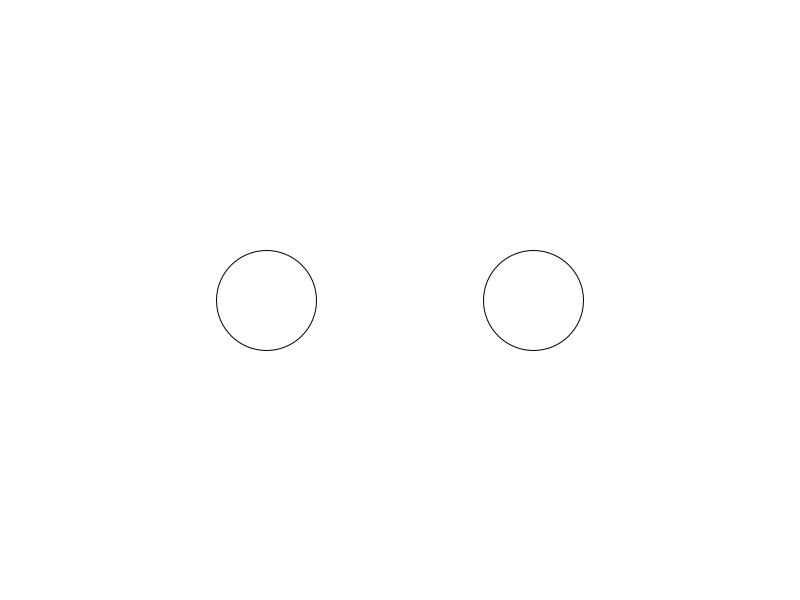
Frame 1 (no input)
Frame 60 (the mouse pressed at the canvas centre just before this capture): identical to frame 1, image omitted
Frame 120 (the mouse held since frame 60 and released just before this capture): identical to frame 1, image omitted

The Processing sketch that drew this single still picture (run headless with seeded random() and noise(); from frame 60 on, the mouse is pressed at the canvas centre):

// Processing sketch: ans8_6_3
// ── ans8_6_3.pde
int x1;
int x2;
int y;
int d = 100;

void setup() {
  size(800, 600);
  x1 = width/3;
  x2 = width*2/3;
  y = height/2;
}

void draw() {
  background(255);
  fill(255);
  if (dist(x1, y, mouseX, mouseY) < d/2) {
    fill(255, 255, 0);
  } 
  ellipse(x1, y, d, d);
  
  fill(255);
  if (dist(x2, y, mouseX, mouseY) < d/2) {
    fill(255, 0, 0);
  } 
  ellipse(x2, y, d, d);
}
